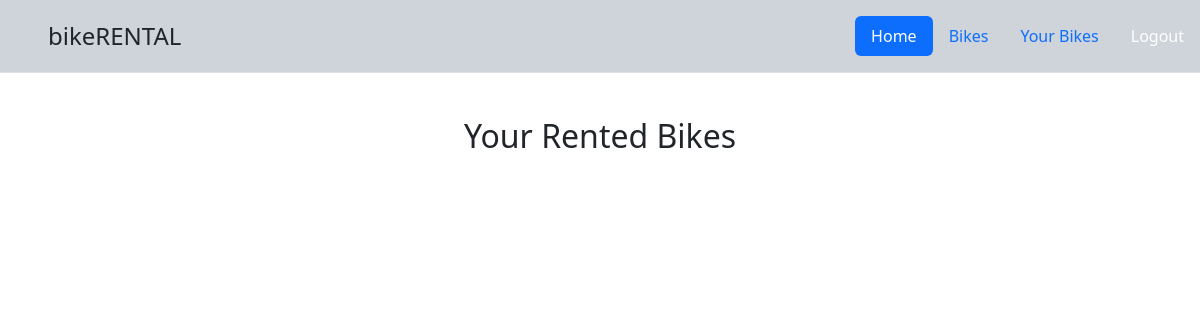
The app's page /bikes/rented (signed in), older data.
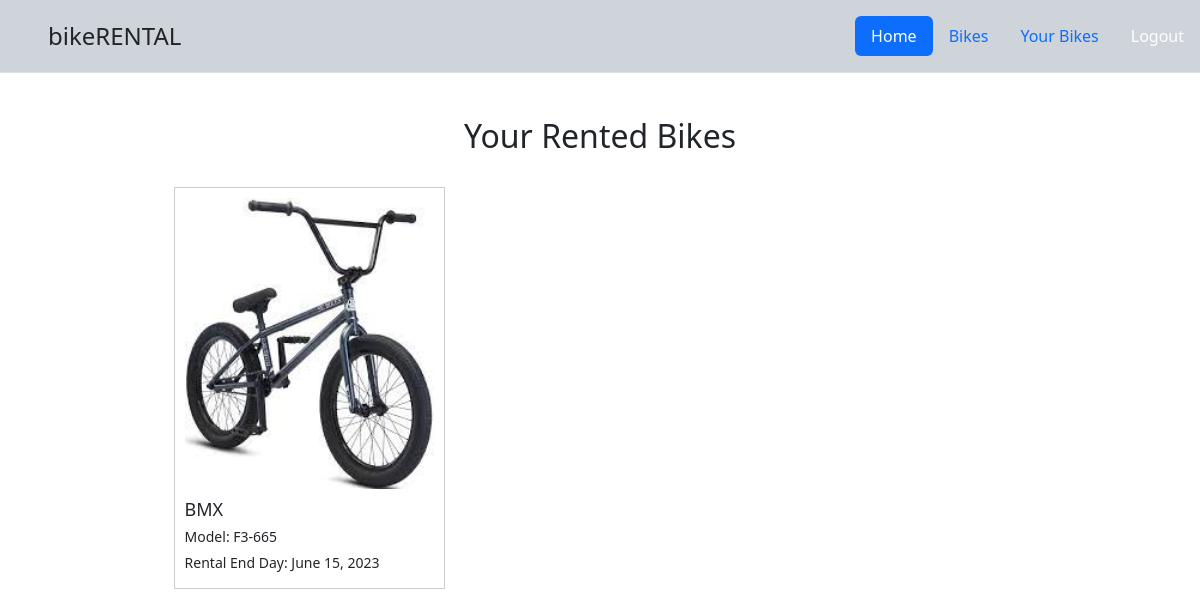
The same page, newer data.
### main/models.py (models this page shows, shortened)
class RentOrder(models.Model):
    user = models.ForeignKey(UserProfile,on_delete=models.CASCADE,null=True)
    session_key = models.CharField(max_length=255,null=True)
    firstname = models.CharField(max_length=60,null=True)
    lastname = models.CharField(max_length=60,null=True)
    email = models.EmailField(max_length=60,null=True)
    bike = models.ForeignKey(Bike,on_delete=models.CASCADE)
    rental_start_day = models.DateField(auto_now_add=True)
    rental_end_day = models.DateField()

class Bike(models.Model):
    bike_photo = models.ImageField(upload_to='bike-images')
    name = models.CharField(max_length=60)
    model = models.CharField(max_length=25)
    price = models.FloatField()
    is_avaiable = models.BooleanField(default=True)

### main/views.py (the view)
# urls.py: path('bikes/rented',views.RentedBikesPage.as_view(),name='rented-bikes-page'),
class RentedBikesPage(View):
    def get(self, request):
        if request.user.is_authenticated:
            user_rentals = RentOrder.objects.filter(user__user=request.user)
            context = {'rentals': user_rentals}
            return render(request, 'rented_bikes.html', context)
        else:
            return render(request, 'rented_bikes.html')

### main/templates/rented_bikes.html
{% extends 'base.html' %}
{% block content %}
<div class="rented-bikes-container">
    <h2 style="text-align: center; margin-bottom: 2rem;">Your Rented Bikes</h2>
    {% if user.is_authenticated %}
    <div class="bike-list">
        {% for rental in rentals %}
        <div class="rental-card">
            <img src="{{ rental.bike.bike_photo.url }}" alt="{{ rental.bike.name }}" class="bike-photo-rented">
            <div class="rental-details">
                <h3>{{ rental.bike.name }}</h3>
                <p>Model: {{ rental.bike.model }}</p>
                <p>Rental End Day: {{ rental.rental_end_day }}</p>
            </div>
        </div>
        {% endfor %}
    </div>
    {% else %}
    <p>You need to be logged in to access this page.</p>
    {% endif %}
</div>
{% endblock %}

### main/templates/base.html (shortened to what this page needs)
{% load static %}
<!DOCTYPE html>
<html lang="en">
<head>
    <link href="https://cdn.jsdelivr.net/npm/bootstrap@5.3.0/dist/css/bootstrap.min.css" rel="stylesheet">
    <link rel="stylesheet" href="{% static 'css/style.css' %}">
</head>
<body>
    <header class="d-flex flex-wrap justify-content-center py-3 mb-4 border-bottom bg-dark-subtle">
        <a href="/" class="d-flex align-items-center mb-3 mb-md-0 me-md-auto text-dark text-decoration-none">
        <svg class="bi me-2" width="40" height="32"><use xlink:href="#bootstrap"></use></svg>
        <span class="fs-4">bikeRENTAL</span>
        </a>
        <ul class="nav nav-pills">
        <li class="nav-item"><a href="/" class="nav-link active" aria-current="page">Home</a></li>
        <li class="nav-item"><a href="{% url 'bikes-page' %}" class="nav-link">Bikes</a></li>
        {% if user.is_authenticated %}
        <li class="nav-item"><a href="{% url 'rented-bikes-page' %}" class="nav-link">Your Bikes</a></li>
        {% endif %}
        </ul>
        <ul class="nav nav-pills">
            {% if user.is_authenticated %}
            <li class="nav-item"><a href="{% url 'logout-request' %}" class="nav-link btn btn-secondary" style="color: white;">Logout</a></li>
            {% else %}
            <li class="nav-item"><a href="{% url 'login-page' %}" class="nav-link btn btn-secondary" style="color: white;">Login</a></li>
            <li class="nav-item"><a href="{% url 'register-page' %}" class="nav-link btn btn-secondary" style="color: white;">Register</a></li>
            {% endif %}
            </ul>
    </header>
    <div class="container">
        {% block content %}
        {% endblock %}
    </div>
</body>
</html>

### main/static/css/style.css (style rules this page uses)
* { margin: 0; padding: 0; box-sizing: border-box; }
body { height: 100vh; }
.bike-list { display: grid; grid-template-columns: repeat(3, 1fr); grid-gap: 20px; }
.rented-bikes-container { width: 80%; margin: auto; padding: 20px; }
.rental-card { border: 1px solid #ccc; padding: 10px; }
.bike-photo-rented { width: 100%; height: auto; }
.rental-details { margin-top: 10px; }
.rental-details h3 { font-size: 18px; margin-bottom: 5px; }
.rental-details p { font-size: 14px; margin-bottom: 5px; }

Row changes from the older to the newer data that the page shows:
added RentOrder: bike.bike_photo (picture), bike.name "BMX", bike.model "F3-665", rental_end_day "June 15, 2023"
